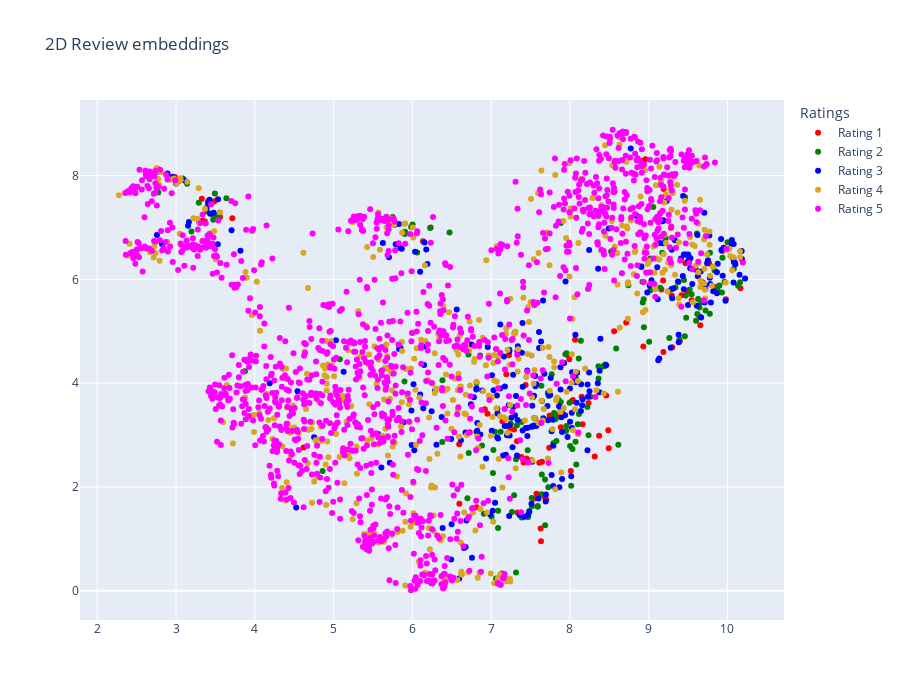
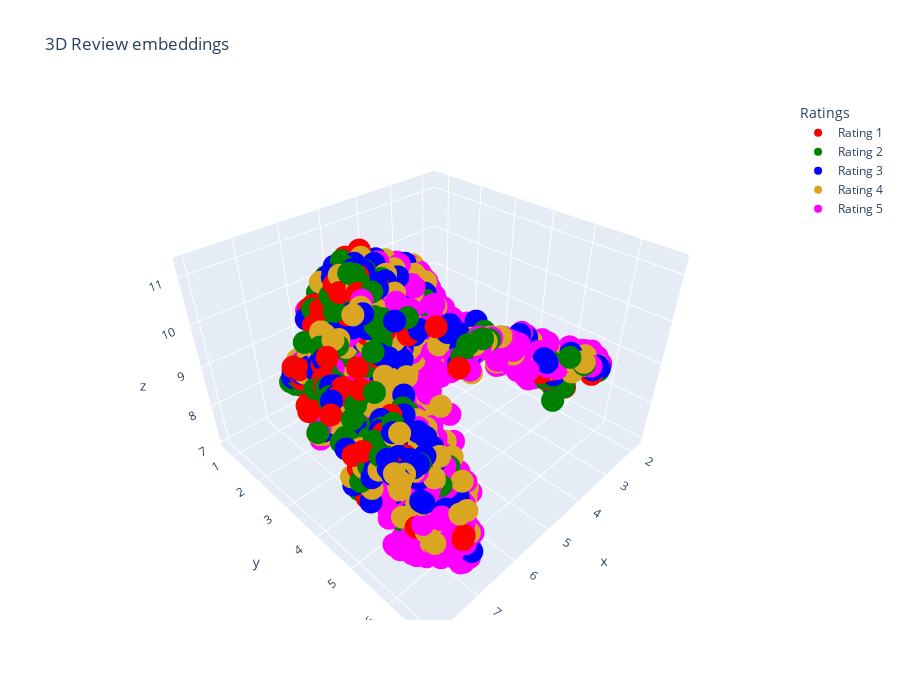

Notebook source saved alongside these figures, in order:
### Code cell
unique_labels = list(sorted(set(y_validation)))
colors = ["red", "green", "blue", "goldenrod", "magenta"]

fig_2d = go.Figure(layout={"title": "2D Review embeddings", 
                            "legend":{"title":"Ratings"},
                            "height":700})

fig_3d = go.Figure(layout={"title": "3D Review embeddings", 
                            "legend":{"title":"Ratings"},
                            "height":700})

for label in unique_labels:
  indices = get_indices(lambda x: x == label, y_validation)
  proj_2d_filtered = filter_by_indices(indices, proj_2d)
  proj_2d_filtered = np.array(proj_2d_filtered)

  fig_2d.add_trace(go.Scatter(
    x = proj_2d_filtered[:,0], 
    y = proj_2d_filtered[:,1], 
    mode="markers", 
    name=f"Rating {label}",
    marker_sizemin=4,
    marker_color=colors[label-1]
  ))

  proj_3d_filtered = filter_by_indices(indices, proj_3d)
  proj_3d_filtered = np.array(proj_3d_filtered)

  fig_3d.add_trace(go.Scatter3d(
    x = proj_3d_filtered[:,0], 
    y = proj_3d_filtered[:,1], 
    z = proj_3d_filtered[:,2],
    mode="markers", 
    name=f"Rating {label}",
    marker_sizemin=4,
    marker_color=colors[label-1]
  ))


fig_2d.show()
fig_3d.show()

### Figure 1 — Plotly figure (JSON) as saved in the notebook; plotly's stock layout.template omitted (floating-point values rounded to 4 significant figures; data arrays with more than 128 entries replaced by an {"elided": "..."} marker saying what was removed)
{"data": [{"marker": {"color": "red", "sizemin": 4}, "mode": "markers", "name": "Rating 1", "type": "scatter", "x": [9.932, 9.283, 8.16, 6.919, 8.371, 8.149, 7.576, 5.749, 3.327, 9.292, 9.416, 8.065, 2.986, 9.98, 7.908, 3.409, 7.242, 6.594, 7.628, 7.611, 8.236, 3.337, 6.953, 8.926, 6.596, 9.836, 8.062, 7.742, 9.768, 7.681, 7.412, 8.037, 8.46, 9.655, 7.645, 7.993, 6.816, 8.932, 8.959, 7.335, 9.3, 7.885, 8.019, 7.328, 9.483, 9.189, 9.545, 8.715, 9.644, 9.161, 6.231, 8.011, 8.493, 3.367, 8.486, 9.395, 7.632, 8.561, 7.193, 6.134, 10.1, 10.16, 8.315, 7.143, 7.29, 7.542, 7.851, 4.62, 6.729, 3.559, 7.972, 7.438, 9.467, 7.384, 9.186, 3.489, 7.447, 9.183, 7.7, 3.714, 7.226, 7.736], "y": [6.546, 6.993, 3.21, 3.498, 2.989, 3.736, 1.87, 4.191, 7.551, 5.689, 5.693, 4.835, 7.968, 5.615, 3.4, 7.509, 3.126, 2.823, 1.2, 2.469, 3.615, 7.13, 3.411, 8.28, 1.676, 5.859, 4.096, 3.374, 6.306, 1.804, 2.471, 3.675, 3.761, 5.113, 2.488, 4.459, 1.609, 4.705, 8.314, 1.508, 4.69, 3.152, 3.646, 2.882, 5.764, 7.739, 5.598, 5.169, 5.284, 5.803, 6.997, 2.309, 2.748, 7.115, 3.092, 4.813, 0.9537, 5.001, 4.172, 6.735, 6.317, 5.826, 2.589, 3.268, 3.108, 1.775, 3.38, 2.758, 3.055, 7.2, 4.538, 3.963, 6.311, 2.577, 4.602, 7.504, 2.549, 5.975, 1.758, 7.174, 4.535, 2.758]}, {"marker": {"color": "green", "sizemin": 4}, "mode": "markers", "name": "Rating 2", "type": "scatter", "x": {"elided": "157 float values"}, "y": {"elided": "157 float values"}}, {"marker": {"color": "blue", "sizemin": 4}, "mode": "markers", "name": "Rating 3", "type": "scatter", "x": {"elided": "282 float values"}, "y": {"elided": "282 float values"}}, {"marker": {"color": "goldenrod", "sizemin": 4}, "mode": "markers", "name": "Rating 4", "type": "scatter", "x": {"elided": "495 float values"}, "y": {"elided": "495 float values"}}, {"marker": {"color": "magenta", "sizemin": 4}, "mode": "markers", "name": "Rating 5", "type": "scatter", "x": {"elided": "1246 float values"}, "y": {"elided": "1246 float values"}}], "layout": {"height": 700, "legend": {"title": {"text": "Ratings"}}, "title": {"text": "2D Review embeddings"}}}

### Figure 2 — Plotly figure (JSON) as saved in the notebook; plotly's stock layout.template omitted (floating-point values rounded to 4 significant figures; data arrays with more than 128 entries replaced by an {"elided": "..."} marker saying what was removed)
{"data": [{"marker": {"color": "red", "sizemin": 4}, "mode": "markers", "name": "Rating 1", "type": "scatter3d", "x": [7.891, 7.566, 6.296, 5.868, 7.209, 5.813, 6.85, 4.523, 2.795, 7.151, 7.217, 6.368, 2.377, 7.976, 5.898, 2.843, 5.652, 5.749, 6.997, 6.652, 6.262, 2.875, 5.602, 7.127, 6.32, 7.526, 5.868, 6.199, 7.483, 7.159, 6.495, 6.169, 6.367, 7.579, 6.669, 6.105, 6.802, 7.171, 7.104, 6.921, 7.281, 6.385, 6.056, 6.126, 7.836, 7.565, 7.592, 6.929, 7.773, 7.459, 5.894, 6.805, 7.176, 2.897, 7.005, 7.276, 7.005, 6.655, 5.941, 5.606, 7.733, 7.927, 6.974, 5.459, 5.619, 6.996, 5.636, 4.376, 5.703, 2.955, 6.013, 5.832, 7.408, 6.505, 7.176, 2.909, 6.432, 7.491, 7.019, 3.148, 5.453, 6.501], "y": [5.243, 5.356, 2.953, 2.551, 3.478, 3.289, 2.87, 2.665, 5.546, 4.926, 5.147, 3.888, 5.878, 5.101, 2.756, 5.322, 2.173, 2.04, 2.315, 2.375, 3.266, 5.262, 2.365, 6.664, 1.648, 5.311, 4.112, 2.519, 5.755, 2.511, 2.11, 3.105, 3.448, 4.01, 2.419, 3.562, 1.86, 4.346, 6.665, 1.853, 3.887, 2.92, 3.057, 2.116, 5.012, 6.044, 5.034, 4.393, 4.709, 4.84, 5.354, 2.853, 3.284, 5.239, 3.233, 3.457, 2.356, 3.627, 3.041, 4.544, 5.727, 5.282, 3.007, 2.376, 2.296, 2.003, 2.687, 1.127, 2.044, 5.243, 3.66, 3.251, 5.392, 2.078, 3.849, 5.427, 2.103, 4.866, 2.297, 5.152, 3.543, 2.444], "z": [8.683, 8.687, 10.46, 10.09, 9.661, 11.01, 9.962, 10.4, 8.309, 9.386, 9.951, 10.01, 8.595, 9.572, 11.06, 8.186, 11.11, 10.07, 8.376, 10.13, 11.01, 8.553, 10.45, 8.217, 8.812, 9.868, 10.36, 10.87, 9.67, 9.446, 10.25, 10.54, 10.84, 9.494, 10.09, 10.34, 8.536, 9.999, 8.291, 8.878, 9.672, 10.94, 11.19, 10.66, 9.133, 8.356, 9.506, 9.852, 9.493, 9.451, 10.29, 9.581, 9.654, 8.654, 10.01, 9.637, 8.249, 9.8, 9.917, 10.6, 9.604, 9.741, 9.716, 11.26, 10.89, 9.161, 11.0, 9.929, 10.3, 8.444, 10.29, 10.44, 9.439, 10.31, 9.763, 8.263, 10.36, 8.896, 9.037, 8.665, 10.04, 10.45]}, {"marker": {"color": "green", "sizemin": 4}, "mode": "markers", "name": "Rating 2", "type": "scatter3d", "x": {"elided": "157 float values"}, "y": {"elided": "157 float values"}, "z": {"elided": "157 float values"}}, {"marker": {"color": "blue", "sizemin": 4}, "mode": "markers", "name": "Rating 3", "type": "scatter3d", "x": {"elided": "282 float values"}, "y": {"elided": "282 float values"}, "z": {"elided": "282 float values"}}, {"marker": {"color": "goldenrod", "sizemin": 4}, "mode": "markers", "name": "Rating 4", "type": "scatter3d", "x": {"elided": "495 float values"}, "y": {"elided": "495 float values"}, "z": {"elided": "495 float values"}}, {"marker": {"color": "magenta", "sizemin": 4}, "mode": "markers", "name": "Rating 5", "type": "scatter3d", "x": {"elided": "1246 float values"}, "y": {"elided": "1246 float values"}, "z": {"elided": "1246 float values"}}], "layout": {"height": 700, "legend": {"title": {"text": "Ratings"}}, "title": {"text": "3D Review embeddings"}}}
